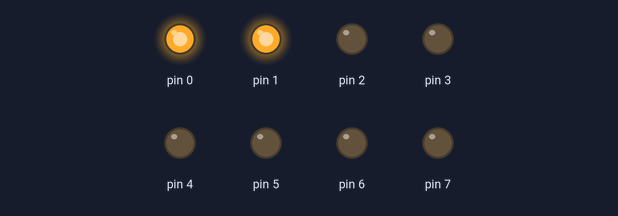
Simulated run of this sketch. Board: Arduino Uno, built with avr-gcc and run on an emulated ATmega328P. Shown: output pins drawn as LEDs (lit = HIGH).

Above: at 0.1 s.
Timing chart, 0 to 1.6 s (numbered marks = the images above):
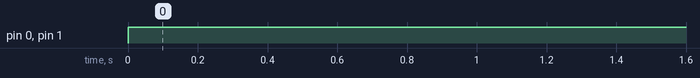

Measured:
- by itself, pin 0, pin 1: LOW → HIGH at 0.00 s

The sketch:

complex.ino
```cpp
//#define CS00 6
//#define CS01 4

void setup() {
    DDRD = B11111111;
}

void loop() {
    PORTD|=(1<<CS00); // CS00 ist ein Clock Select der den Wert 0 repräsentiert
    PORTD|=(1<<CS01); // CS01 ist ein Clock Select der den Wert 1 repräsentiert
}
```
